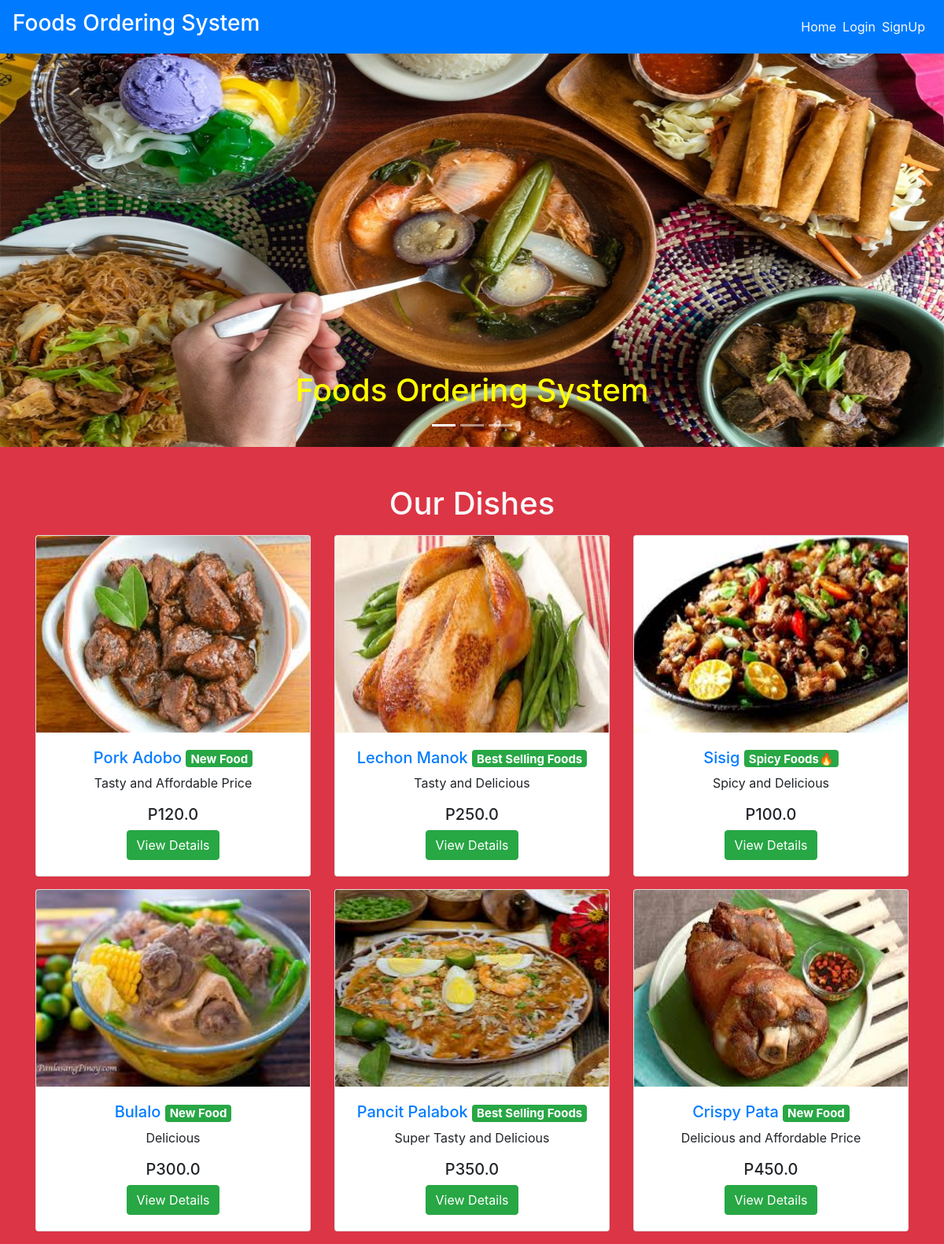
The page / on the database its author committed.
### main/models.py (models this page shows, shortened)
class Item(models.Model):
    LABELS = (
        ('Best Selling Foods', 'Best Selling Foods'),
        ('New Food', 'New Food'),
        ('Spicy Foods🔥', 'Spicy Foods🔥'),
    )
    LABEL_COLOUR = (
        ('danger', 'danger'),
        ('success', 'success'),
        ('primary', 'primary'),
        ('info', 'info'),
        ('warning', 'warning'),
    )
    title = models.CharField(max_length=150)
    description = models.CharField(max_length=250,blank=True)
    price = models.FloatField()
    pieces = models.IntegerField(default=6)
    instructions = models.CharField(max_length=250,default="Available")
    image = models.ImageField(default='default.png', upload_to='images/')
    labels = models.CharField(max_length=25, choices=LABELS, blank=True)
    label_colour = models.CharField(max_length=15, choices=LABEL_COLOUR, blank=True)
    slug = models.SlugField(default="foods")
    created_by = models.ForeignKey(User, on_delete=models.CASCADE)

### main/views.py (the view)
# urls.py: path('', MenuListView.as_view(), name='home'),
class MenuListView(ListView):
    model = Item
    template_name = 'main/home.html'
    context_object_name = 'menu_items'

### main/templates/main/home.html (shortened to what this page needs)
{% extends "main/layout.html" %}
{% block content %}
  <div class="home bg-danger">
    <div id="carouselExampleCaptions" class="carousel slide mb-5" data-ride="carousel" style="height: 500px;">
        <ol class="carousel-indicators">
          <li data-target="#carouselExampleCaptions" data-slide-to="0" class="active"></li>
          <li data-target="#carouselExampleCaptions" data-slide-to="1"></li>
          <li data-target="#carouselExampleCaptions" data-slide-to="2"></li>
        </ol>
        <div class="carousel-inner">
          <div class="carousel-item active">
            <img src="../media/garantisado.jpg" class="d-block w-100" alt="sushi1" height="500px">
            <div class="carousel-caption d-none d-md-block text-dark">
              <h1 style="color: yellow">Foods Ordering System</h1>
            </div>
          </div>
        </div>
        <a class="carousel-control-prev" href="#carouselExampleCaptions" role="button" data-slide="prev">
          <span class="carousel-control-prev-icon" aria-hidden="true"></span>
        </a>
        <a class="carousel-control-next" href="#carouselExampleCaptions" role="button" data-slide="next">
          <span class="carousel-control-next-icon" aria-hidden="true"></span>
        </a>
    </div>
    <div class="container">
      <h1 class="text-center text-light mb-3">Our Dishes</h1>
      <div class="row">
        {% for item in menu_items %}
            <div class="col-sm-4">
                <div class="card mb-3" style="height: fit-content; overflow: auto;">
                  <img src="{{ item.image.url }}" style="height: 250px;">
                    <div class="card-body text-center">
                      <h5 class="text-center"><a href="{% url 'main:dishes' item.slug %}">{{ item.title }} </a><span class="badge badge-{{ item.label_colour }}">{{ item.labels }}</span></h5>
                      <p class="text-center">{{ item.description }}</p>
                      <h5 class="text-center">P{{ item.price }}</h5>
                      <a href="{% url 'main:dishes' item.slug %}" class="btn btn-success">View Details</a>
                    </div>
                </div>
            </div>
        {% endfor %}
      </div>
    </div>
  </div>
{% endblock content %}

### main/templates/main/layout.html (shortened to what this page needs)
{% load get_group %}
{% load static %}
<!DOCTYPE html>
<html lang="en">
<head>
    <link rel="stylesheet" href="https://maxcdn.bootstrapcdn.com/bootstrap/4.0.0/css/bootstrap.min.css">
    <link rel="stylesheet" type="text/css" href="{% static 'main/styles.css' %}">
</head>
<body>
    <nav class="navbar navbar-expand-lg navbar-dark bg-primary">
        <a class="navbar-brand" href="/"><h3>Foods Ordering System</h3></a>
        <div class="collapse navbar-collapse" id="navbarNav">
            <ul class="navbar-nav ml-auto">
                    <li><a href="{% url 'main:home' %}" class="mr-2 text-light">Home</a></li>
                {% if user.is_authenticated %}
                    {% if request.user|has_group:"admin_owner" %}
                        <li><a href="{% url 'main:admin_dashboard' %}" class="mr-2 text-light">DashBoard</a></li>
                        <li>
                            <form class="logout-link" action="{% url 'accounts:logout' %}" method="post">
                                {% csrf_token %}
                                <button type="submit" class="mr-2">Logout</button>
                            </form>
                        </li>
                    {% else %}
                        <li><a href="{% url 'main:cart' %}" class="mr-2 text-light">MyCart 🛒</a></li>
                        <li><a href="{% url 'main:order_details' %}" class="mr-2 text-light">Your Orders</a></li>
                        <li>
                            <form class="logout-link" action="{% url 'accounts:logout' %}" method="post">
                                {% csrf_token %}
                                <button type="submit" class="mr-2">Logout</button>
                            </form>
                        </li>
                    {% endif %}
                {% else %}
                    <li><a href="{% url 'accounts:login' %}" class="mr-2 text-light">Login</a></li>
                    <li><a href="{% url 'accounts:signup' %}" class="mr-2 text-light">SignUp</a></li>
                {% endif %}
            </ul>
        </div>
    </nav>
    <main role="main">
        {% block content %}{% endblock %}
    </main>

### rows shown on the page
Item: image (picture), title "Pork Adobo", labels "New Food", description "Tasty and Affordable Price", price "120.0"
Item: image (picture), title "Lechon Manok", labels "Best Selling Foods", description "Tasty and Delicious", price "250.0"
Item: image (picture), title "Sisig", labels "Spicy Foods🔥", description "Spicy and Delicious", price "100.0"
Item: image (picture), title "Bulalo", labels "New Food", description "Delicious", price "300.0"
Item: image (picture), title "Pancit Palabok", labels "Best Selling Foods", description "Super Tasty and Delicious", price "350.0"
Item: image (picture), title "Crispy Pata", labels "New Food", description "Delicious and Affordable Price", price "450.0"
